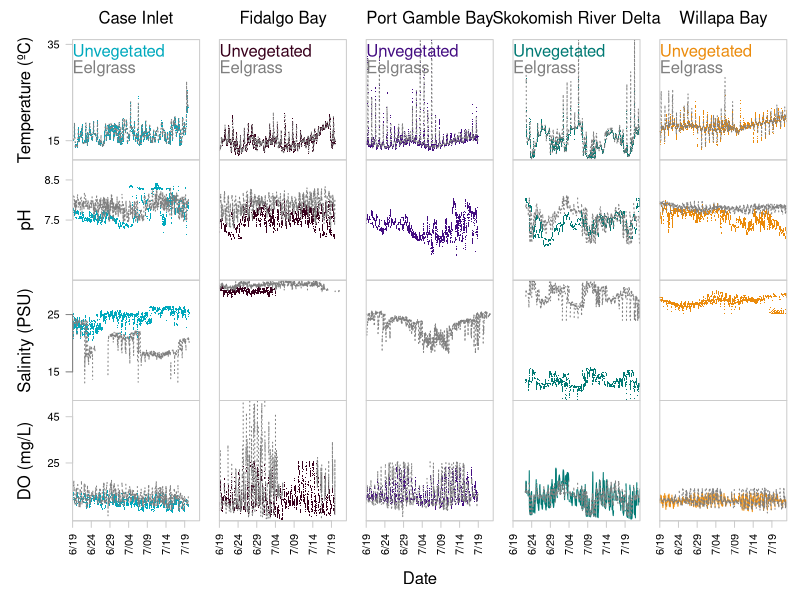

This chart was generated by the following R code:
## ---- chunk 1
knitr::opts_chunk$set(echo = TRUE)
## ---- chunk 2
sessionInfo()
## ---- chunk 3
pHData <- read.csv("2018-11-18-pH-Tide-Data-Corrected.csv", header = TRUE, na.strings = "NA")
pHData <- pHData[, -1] #Remove first column of redundant values
head(pHData)
## ---- chunk 4
DOData <- read.csv("2018-11-18-DO-Tide-Data-Corrected.csv", header = TRUE, na.strings = "NA")
DOData <- DOData[, -1] #Remove first column of redundant values
head(DOData)
## ---- chunk 5
salinityData <- read.csv("2018-11-18-Salinity-Tide-Data-Corrected.csv", header = TRUE, na.strings = "NA")
salinityData <- salinityData[, -1] #Remove first column of redundant values
head(salinityData)
## ---- chunk 6
temperatureData <- read.csv("2018-11-18-Temperature-Corrected.csv", header = TRUE, na.strings = "NA")
temperatureData <- temperatureData[, -1] #Remove first column of redundant values
head(temperatureData)
## ---- chunk 7
pHMin <- as.integer((min(pHData[, -c(1:3, 13:17)], na.rm = TRUE))) #Calculate minimum
pHMax <- as.integer((max(pHData[, -c(1:3, 13:17)], na.rm = TRUE))+1) #Calculate maximum
pHRange <- c(pHMin, pHMax) #Create range values
## ---- chunk 8
DOMin <- as.integer((min(DOData[, -c(1:3, 14:18)], na.rm = TRUE)))
DOMax <- as.integer((max(DOData[, -c(1:3, 14:18)], na.rm = TRUE)))
DORange <- c(DOMin, DOMax)
## ---- chunk 9
salinityMin <- as.integer((min(salinityData[, -c(1:3, 12:16)], na.rm = TRUE)))
salinityMax <- as.integer((max(salinityData[, -c(1:3, 12:16)], na.rm = TRUE)))
salinityRange <- c(salinityMin, salinityMax)
## ---- chunk 10
temperatureMin <- as.integer((min(temperatureData[, -c(1:2, 13)], na.rm = TRUE)))
temperatureMax <- as.integer((max(temperatureData[, -c(1:2, 13)], na.rm = TRUE)))
temperatureRange <- c(temperatureMin, temperatureMax)
## ---- chunk 11
temperatureAxisDates <- c("6/19", "6/24", "6/29", "7/04", "7/09", "7/14", "7/19") #Isolate dates for x-axis
## ---- chunk 12
#pdf("2018-11-20-Environmental-Data-Line-Graph.pdf", width = 11, height = 8.5) #Save as a new file

par(mfrow = c(4, 5), oma = c(6, 4, 3, 1), mar = c(0, 1.5, 0, 0)) #Create a 4x5 multipanel plot, filling in the rows first. Add space along certain outer and inner margins.

#Temperature
plot(temperatureData$CIB, xaxs = "i", yaxs = "i", axes = F, ann = F, xlim = c(1, 4896), ylim = temperatureRange, pch = 16, cex = 0.2, col = "#00A9BD") #Case Inlet bare
lines(temperatureData$CIE, lty = 3, col = "grey50") #Case Inlet eelgrass
mtext(side = 3, line = -1.5, adj = 0, text = "Unvegetated", cex = 1, col = "#00A9BD") #Add habitat specificiation name. Use adj = 1 to left-justify the text
mtext(side = 3, line = -2.75, adj = 0, text = "Eelgrass", cex = 1, col = "grey50") #Add habitat specificiation name. Use adj = 1 to left-justify the text
box(col = "grey80")
axis(side = 2, las = 1, at = c(15, 35), col = "grey80") #Put the axis labels at the values specified
mtext(side = 2, line = 3, "Temperature (ºC)") #Add environmental variable indication
mtext(side = 3, line = 1, "Case Inlet") #Add site indication

plot(temperatureData$FBB, xaxs = "i", yaxs = "i", axes = F, ann = F, ylim = temperatureRange, pch = 16, cex = 0.2, col = "#38001C") #Fidalgo Bay bare
lines(temperatureData$FBE, lty = 3, col = "grey50") #Eelgrass
mtext(side = 3, line = -1.5, adj = 0, text = "Unvegetated", cex = 1, col = "#38001C") #Add habitat specificiation name. Use adj = 1 to left-justify the text
mtext(side = 3, line = -2.75, adj = 0, text = "Eelgrass", cex = 1, col = "grey50") #Add habitat specificiation name. Use adj = 1 to left-justify the text
box(col = "grey80")
mtext(side = 3, line = 1, "Fidalgo Bay") #Add site indication

plot(temperatureData$PGB, xaxs = "i", yaxs = "i", axes = F, ann = F, ylim = temperatureRange, pch = 16, cex = 0.2, col = "#440D82") #Port Gamble bare
lines(temperatureData$PGE, lty = 3, col = "grey50") #Eelgrass
mtext(side = 3, line = -1.5, adj = 0, text = "Unvegetated", cex = 1, col = "#440D82") #Add habitat specificiation name. Use adj = 1 to left-justify the text
mtext(side = 3, line = -2.75, adj = 0, text = "Eelgrass", cex = 1, col = "grey50") #Add habitat specificiation name. Use adj = 1 to left-justify the text
box(col = "grey80")
mtext(side = 3, line = 1, "Port Gamble Bay") #Add site indication

plot(temperatureData$SKB, xaxs = "i", yaxs = "i", axes = F, ann = F, ylim = temperatureRange, pch = 16, cex = 0.2, col = "#017A74") #Skokomish River bare
lines(temperatureData$SKE, lty = 3, col = "grey50") #Eelgrass
mtext(side = 3, line = -1.5, adj = 0, text = "Unvegetated", cex = 1, col = "#017A74") #Add habitat specificiation name. Use adj = 1 to left-justify the text
mtext(side = 3, line = -2.75, adj = 0, text = "Eelgrass", cex = 1, col = "grey50") #Add habitat specificiation name. Use adj = 1 to left-justify the text
box(col = "grey80")
mtext(side = 3, line = 1, "Skokomish River Delta") #Add site indication

plot(temperatureData$WBB, xaxs = "i", yaxs = "i", axes = F, ann = F, ylim = temperatureRange, pch = 16, cex = 0.2, col = "#EB8B0C") #Willapa Bay bare
lines(temperatureData$WBE, lty = 3, col = "grey50") #Eelgrass
mtext(side = 3, line = -1.5, adj = 0, text = "Unvegetated", cex = 1, col = "#EB8B0C") #Add habitat specificiation name. Use adj = 1 to left-justify the text
mtext(side = 3, line = -2.75, adj = 0, text = "Eelgrass", cex = 1, col = "grey50") #Add habitat specificiation name. Use adj = 1 to left-justify the text
box(col = "grey80")
mtext(side = 3, line = 1, "Willapa Bay") #Add site indication

#pH data
plot(pHData$CIB.pH, xaxs = "i", yaxs = "i", axes = F, ann = F, ylim = pHRange, pch = 16, cex = 0.2, col = "#00A9BD") #Case Inlet bare
lines(pHData$CIE.pH, lty = 3, col = "grey50") #Eelgrass
box(col = "grey80")
axis(side = 2, las = 1, at = c(7.5, 8.5), col = "grey80") #Put the axis labels at the values specified
mtext(side = 2, line = 3, "pH") #Add environmental variable indication

plot(pHData$FBB.pH, xaxs = "i", yaxs = "i", axes = F, ann = F, ylim = pHRange, pch = 16, cex = 0.2, col = "#38001C") #Fidalgo Bay bare
lines(pHData$FBE.pH, lty = 3, col = "grey50") #Eelgrass
box(col = "grey80")

plot(pHData$PGB.pH, xaxs = "i", yaxs = "i", axes = F, ann = F, ylim = pHRange, pch = 16, cex = 0.2, col = "#440D82") #Port Gamble bare
box(col = "grey80")

plot(pHData$SKB.pH, xaxs = "i", yaxs = "i", axes = F, ann = F, ylim = pHRange, pch = 16, cex = 0.2, col = "#017A74") #Skokomish River bare
lines(pHData$SKE.pH, lty = 3, col = "grey50") #Eelgrass
box(col = "grey80")

plot(pHData$WBB.pH, xaxs = "i", yaxs = "i", axes = F, ann = F, ylim = pHRange, pch = 16, cex = 0.2, col = "#EB8B0C") #Willapa Bay bare
lines(pHData$WBE.pH, lty = 3, col = "grey50") #Eelgrass
box(col = "grey80")

#Salinity
plot(salinityData$CIB.Salinity, xaxs = "i", yaxs = "i", axes = F, ann = F, ylim = salinityRange, pch = 16, cex = 0.2, col = "#00A9BD") #Case Inlet bare
lines(salinityData$CIE.Salinity, lty = 3, col = "grey50") #Eelgrass
box(col = "grey80")
axis(side = 2, las = 1, at = c(15, 25), col = "grey50") #Put the axis labels at the values specified
mtext(side = 2, line = 3, "Salinity (PSU)") #Add environmental variable indication

plot(salinityData$FBB.Salinity, xaxs = "i", yaxs = "i", axes = F, ann = F, ylim = salinityRange, pch = 16, cex = 0.2, col = "#38001C") #Fidalgo Bay bare
lines(salinityData$FBE.Salinity, lty = 3, col = "grey50") #Eelgrass
box(col = "grey80")

plot(salinityData$PGE.Salinity, type = "l", lty = 3, xaxs = "i", yaxs = "i", axes = F, ann = F, ylim = salinityRange, col = "grey80") #Port Gamble Bay bare
lines(salinityData$PGE.Salinity, lty = 3, col = "grey50") #Eelgrass
box(col = "grey80")

plot(salinityData$SKB.Salinity, xaxs = "i", yaxs = "i", axes = F, ann = F, ylim = salinityRange, pch = 16, cex = 0.2, col = "#017A74") #Skokomish River bare
lines(salinityData$SKE.Salinity, lty = 3, col = "grey50") #Eelgrass
box(col = "grey80")

plot(salinityData$WBB.Salinity, xaxs = "i", yaxs = "i", axes = F, ann = F, ylim = salinityRange, pch = 16, cex = 0.2, col = "#EB8B0C") #Willapa Bay bare
box(col = "grey80")

#Dissolved oxygen
plot(DOData$CIB.DO, xaxs = "i", yaxs = "i", axes = F, ann = F, ylim = DORange, pch = 16, cex = 0.2, col = "#00A9BD") #Case Inlet bare
lines(DOData$CIE.DO, lty = 3, col = "grey50") #Eelgrass
box(col = "grey80")
axis(side = 2, las = 1, at = c(25, 45), col = "grey80") #Put the axis labels at the values specified
mtext(side = 2, line = 3, "DO (mg/L)") #Add environmental variable indication
axis(side = 1, at = seq(from = 1, to = length(temperatureData$Date), by = 144*5), lab = temperatureAxisDates, las = 3, col = "grey80") #Make x-axis

plot(DOData$FBB.DO, xaxs = "i", yaxs = "i", axes = F, ann = F, ylim = DORange, pch = 16, cex = 0.2, col = "#38001C") #Fidalgo Bay bare
lines(DOData$FBE.DO, lty = 3, col = "grey50") #Eelgrass
box(col = "grey80")
axis(side = 1, at = seq(from = 1, to = length(temperatureData$Date), by = 144*5), lab = temperatureAxisDates, las = 3, col = "grey80") #Make x-axis

plot(DOData$PGB.DO, xaxs = "i", yaxs = "i", axes = F, ann = F, ylim = DORange, pch = 16, cex = 0.2, col = "#440D82") #Port Gamble bare
lines(DOData$PGE.DO, lty = 3, col = "grey50") #Eelgrass
box(col = "grey80")
axis(side = 1, at = seq(from = 1, to = length(temperatureData$Date), by = 144*5), lab = temperatureAxisDates, las = 3, col = "grey80") #Make x-axis

plot(DOData$SKB.DO, type = "l", xaxs = "i", yaxs = "i", axes = F, ann = F, ylim = DORange, pch = 16, cex = 0.2, col = "#017A74") #Skokomish River bare
lines(DOData$SKE.DO, lty = 3, col = "grey50") #Eelgrass
box(col = "grey80")
axis(side = 1, at = seq(from = 1, to = length(temperatureData$Date), by = 144*5), lab = temperatureAxisDates, las = 3, col = "grey80") #Make x-axis

plot(DOData$WBB.DO, type = "l", xaxs = "i", yaxs = "i", axes = F, ann = F, ylim = DORange, pch = 16, cex = 0.2, col = "#EB8B0C") #Willapa Bay bare
lines(DOData$WBE.DO, lty = 3, col = "grey50") #Eelgrass
box(col = "grey80")
axis(side = 1, at = seq(from = 1, to = length(temperatureData$Date), by = 144*5), lab = temperatureAxisDates, las = 2, col = "grey80") #Make x-axis

mtext(side = 1, outer = TRUE, line = 4, "Date") #Add x-axis label

#dev.off()
